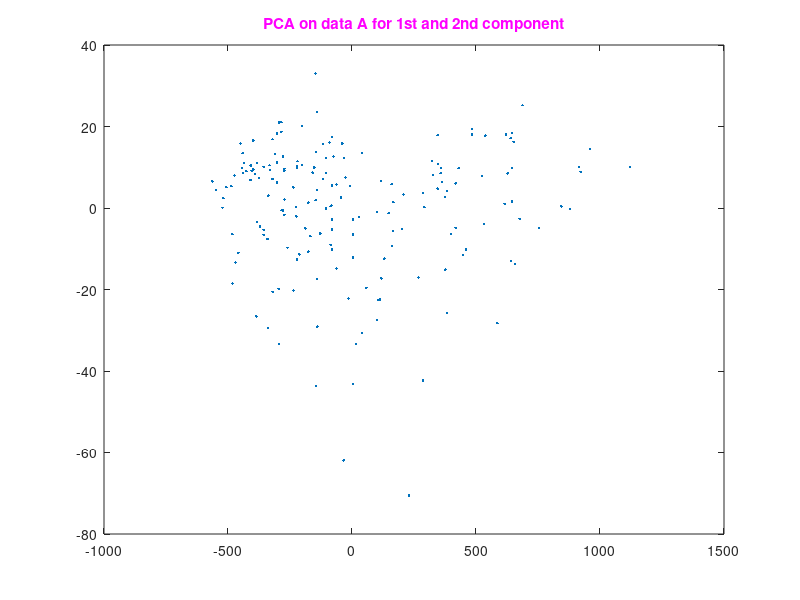
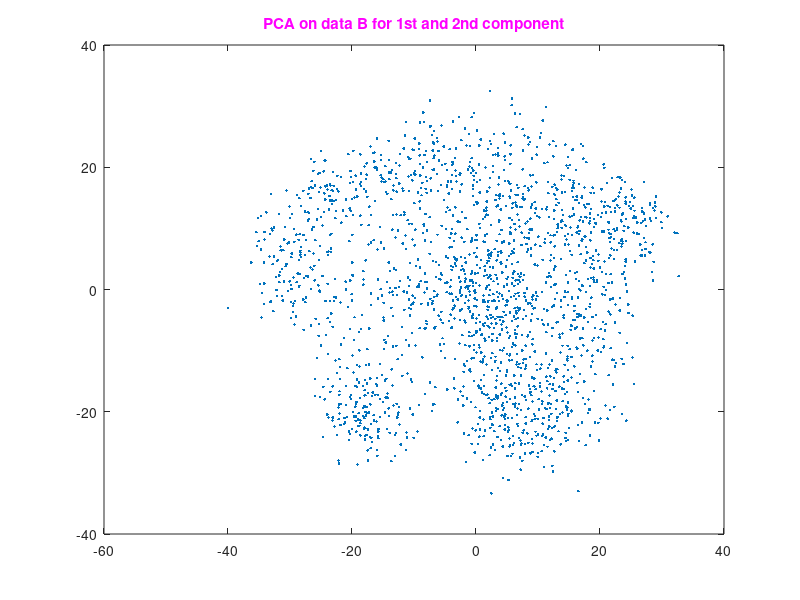
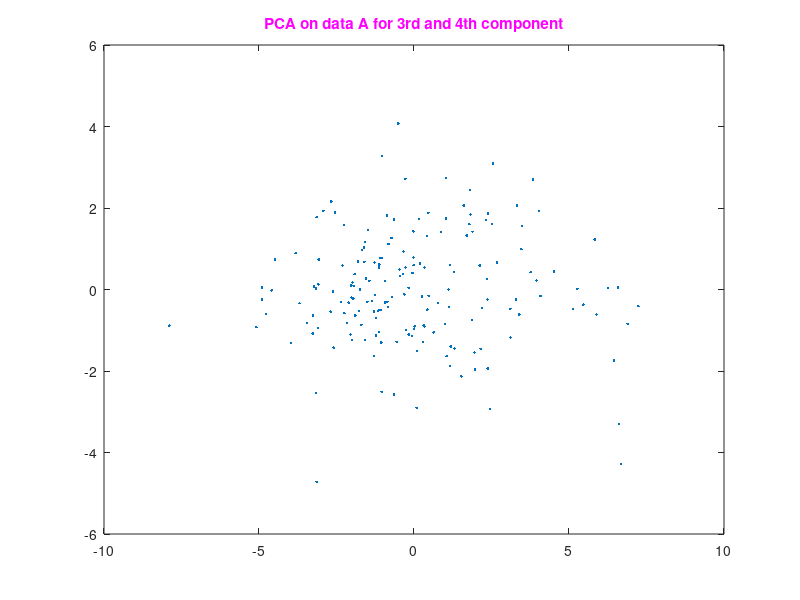
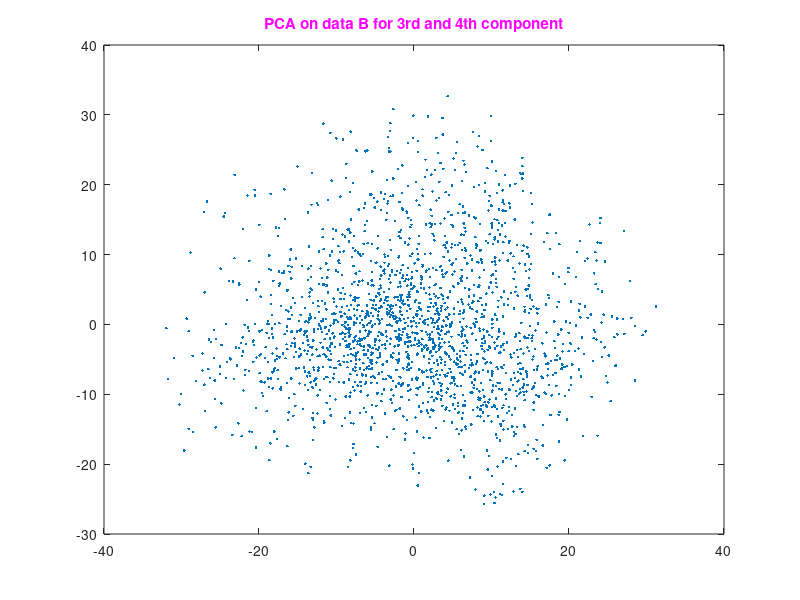

Source code (MATLAB) for these figures, in order: (Note: this script raises an error after producing the figures.)
%                        Alireza Shafe'
% No matter how sophisticated a computer,"Coding" is the only way
% of communicating your thoughts with a computer.
%% PCA for both data sets A and B
% Now we don't consider labels ! 
% We just need to reduce the features so we can classify our samples
% much easier in the future with less features being considered.
clc
clear all
close all
Data_a = load('a.txt');
Data_b = load('b.txt');
Ma = mean(Data_a);
Mb = mean(Data_b);
[row,col] = size(Data_a);
for i = 1:row
 Data_a(i,:) = Data_a(i,:)-Ma;
end
[row,col] = size(Data_b);
for i = 1:row
 Data_b(i,:) = Data_b(i,:)-Mb;
end
Sa = cov(Data_a);
Sb = cov(Data_b);
[Ta,Ea] = eig(Sa);
[Tb,Eb] = eig(Sb);
[row,col] = size(Ea);
Ea = Ea*ones(row,1);
[row,col] = size(Eb);
Eb = Eb*ones(row,1);
Ta = double(Ta);
Tb = double(Tb); 
Ea = double(Ea);
Eb = double(Eb);
% ommiting unnecessary data 
FVa = [];
for i=1:length(Ea)
    index = find(max(Ea)==Ea);
    FVa = [FVa,Ta(:,index(1))];
    Ea(index) =[];
    Ta(:,index(1)) =[];
end
[row,col] = size(Data_a);
Train_Data_a = [];
for i = 1:row
 Train_Data_a(i,:) = Data_a(i,:)*FVa(:,1:2);
end
figure(1)
 plot(Train_Data_a(:,1),Train_Data_a(:,2),'.')
 title(['PCA on data A for 1st and 2nd component'],'Color','m')
%  repeating for B
 FVb = [];
for i=1:length(Eb)
    index = find(max(Eb)==Eb);
    FVb = [FVb,Tb(:,index(1))];
    Eb(index) =[];
    Tb(:,index(1)) =[];
end
[row,col] = size(Data_b);
Train_Data_b = [];
for i = 1:row
 Train_Data_b(i,:) = Data_b(i,:)*FVb(:,1:2);
end
figure(2) 
plot(Train_Data_b(:,1),Train_Data_b(:,2),'.')
 title(['PCA on data B for 1st and 2nd component'],'Color','m')
% *As a result, classification will be done much easier for this Data*
%% 3 
%  for 3rd and 4th component
[row,col] = size(Data_a);
Train_Data_a = [];
for i = 1:row,
 Train_Data_a(i,:) = Data_a(i,:)*FVa(:,4:5);
end
figure(3)
plot(Train_Data_a(:,1),Train_Data_a(:,2),'.')
 title(['PCA on data A for 3rd and 4th component'],'Color','m')
[row,col] = size(Data_b);
Train_Data_b = [];
for i = 1:row
 Train_Data_b(i,:) = Data_b(i,:)*FVb(:,4:5);
end
figure(4)
plot(Train_Data_b(:,1),Train_Data_b(:,2),'.')
 title(['PCA on data B for 3rd and 4th component'],'Color','m')
%  for 9th and 10th component
[row,col] = size(Data_a);
Train_Data_a = [];
for i = 1:row
 Train_Data_a(i,:) = Data_a(i,:)*FVa(:,9:10);
end
figure(5)
plot(Train_Data_a(:,1),Train_Data_a(:,2),'.')
 title(['PCA on data A for 9th and 10th component'],'Color','m')
[row,col] = size(Data_b);
Train_Data_b = [];
for i = 1:row
 Train_Data_b(i,:) = Data_b(i,:)*FVb(:,9:10);
end
figure(6)
plot(Train_Data_b(:,1),Train_Data_b(:,2),'.')
 title(['PCA on data B for 9th and 10th component'],'Color','m')
 %% 4
%  [row,col] = size(Train _Data_b); 
%  rawData_b = []; 
%  for i = 1:row
%      rawData_b(i,:) = Train_Data_b(i,:)*FVb(:,1:2)';
%  end
[row,col] = size(Train_Data_a);
rawData_a = [];
for i = 1:row
rawData_a(i,:) =  Train_Data_a(i,:)*FVa(:,1:2)';
end
Variance_of_Data=var(rawData_a);
Variance_of_first_2_principals_Data=var(Train_Data_a);
Variance_of_Data=var(Variance_of_Data)
Variance_of_first_2_principals_Data=var(Variance_of_first_2_principals_Data)
% We can see how much of the variance have been retained.
% There is a reduction in Variance of Data.
%% 5
%  Here we consider classes
Data = xlsread('a1.xlt');
[row,col] = size(Data);
C1 =[];
C2 = [];
C3 =[];
% again we need to seperate our classes..
for i =1:row
    if Data(i,1)==1
        C1 = [C1;Data(i,:)];
    elseif Data(i,1)==2
        C2 = [C2;Data(i,:)];
    else
        C3 = [C3;Data(i,:)];
    end
end

M1 = mean(C1(:,2:end));
M2 = mean(C2(:,2:end));
M3 = mean(C3(:,2:end));
M = mean(Data(:,2:end));

S1 = cov(C1(:,2:end));
S2 = cov(C2(:,2:end));
S3 = cov(C3(:,2:end));

Sw = S1+S2+S3;
Sb = (M1-M)'*(M1-M)+(M2-M)'*(M2-M)+(M3-M)'*(M3-M);

W = Sw*Sb';
Sb = W;
% T=> eigenvector , E => eigenvalue
[Tb,Eb] = eig(Sb);
[row,col] = size(Eb);
Eb = Eb*ones(row,1);
Tb = double(Tb);
Eb = double(Eb);
FVb = [];
for i=1:length(Eb)
    index = find(max(Eb)==Eb);
    FVb = [FVb,Tb(:,index(1))];
    Eb(index) =[];
    Tb(:,index(1)) =[];
end
[row,col] = size(C1);
Train_Data_b = [];
for i = 1:row
 Train_Data_b(i,:) = C1(i,2:end)*FVb(:,1:2);
end
figure(7)
plot(Train_Data_b(:,1),Train_Data_b(:,2),'.')
 title(['Dimension Reduction using Fisher discriminant Analysis for Class 1'],'Color','m')

[row,col] = size(C2);
Train_Data_b = [];
for i = 1:row
 Train_Data_b(i,:) = C2(i,2:end)*FVb(:,1:2);
end
figure(8)
plot(Train_Data_b(:,1),Train_Data_b(:,2),'.')
 title(['Dimension Reduction using Fisher discriminant Analysis for Class 2'],'Color','m')

[row,col] = size(C3);
Train_Data_b = [];
for i = 1:row
 Train_Data_b(i,:) = C3(i,2:end)*FVb(:,1:2);
end
figure(9)
plot(Train_Data_b(:,1),Train_Data_b(:,2),'.')
 title(['Dimension Reduction using Fisher discriminant Analysis for Class 3'],'Color','m')